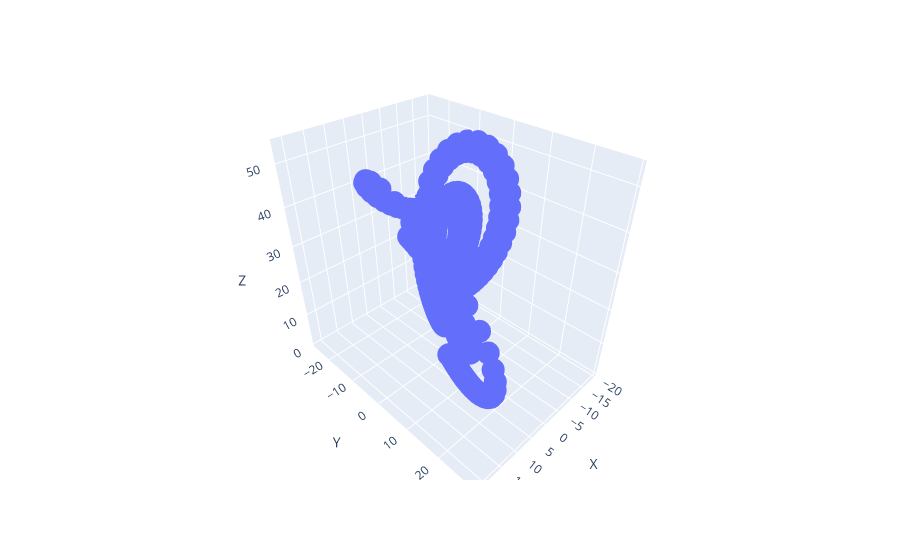

Source (notebook cell):
### Code cell
fig = px.scatter_3d( df, x='X', y='Y', z='Z' )
fig.show()

### Figure 1 — Plotly figure (JSON) as saved in the notebook; plotly's stock layout.template omitted (floating-point values rounded to 4 significant figures; data arrays with more than 128 entries replaced by an {"elided": "..."} marker saying what was removed)
{"data": [{"hovertemplate": "X=%{x}<br>Y=%{y}<br>Z=%{z}<extra></extra>", "legendgroup": "", "marker": {"color": "#636efa", "symbol": "circle"}, "mode": "markers", "name": "", "scene": "scene", "showlegend": false, "type": "scatter3d", "x": {"elided": "1000 float values"}, "y": {"elided": "1000 float values"}, "z": {"elided": "1000 float values"}}], "layout": {"legend": {"tracegroupgap": 0}, "margin": {"t": 60}, "scene": {"domain": {"x": [0, 1], "y": [0, 1]}, "xaxis": {"title": {"text": "X"}}, "yaxis": {"title": {"text": "Y"}}, "zaxis": {"title": {"text": "Z"}}}}}
